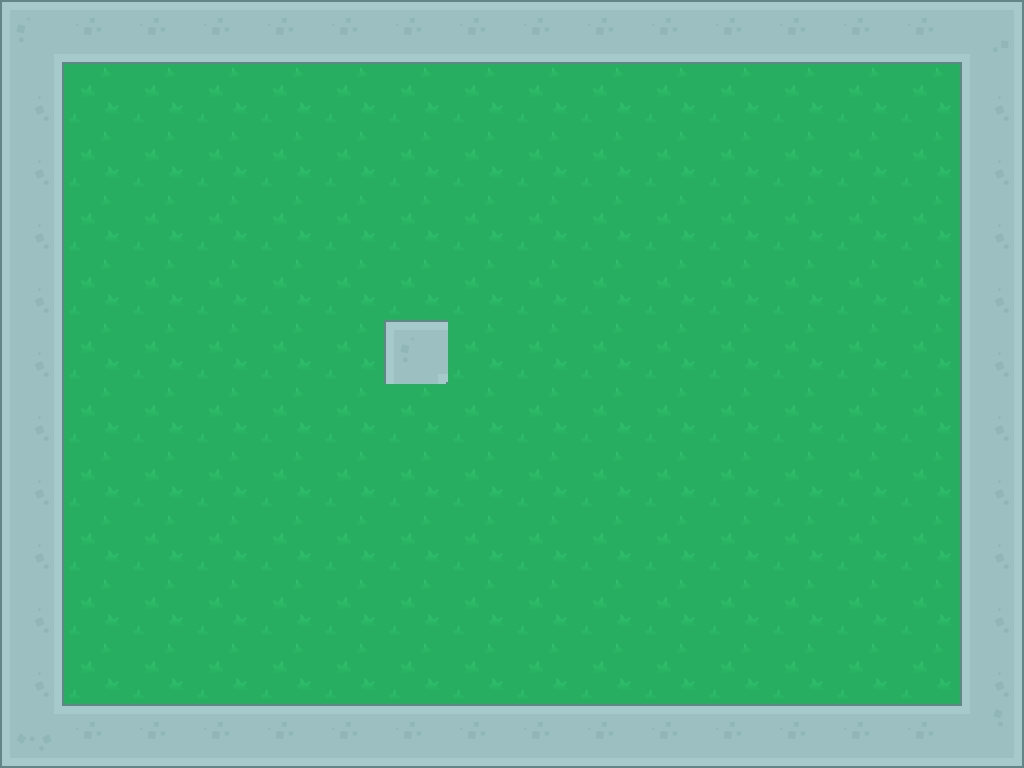

Tiled map render using the project's own tile images. Description and the whole map definition, tile-layer contents included, below:
An orthogonal 16x12 tile map with 64x64 px tiles, 1 tile layer (Tile Layer 1).

<map version="1.0" orientation="orthogonal" renderorder="right-down" width="16" height="12" tilewidth="64" tileheight="64" nextobjectid="1">
 <tileset firstgid="1" name="tilesheet" tilewidth="64" tileheight="64" tilecount="540" columns="27">
  <image source="textures/tilesheet.png" width="1728" height="1280" />
  <tile id="270">
   <properties>
    <property name="blocked" value="true" />
   </properties>
  </tile>
  <tile id="271">
   <properties>
    <property name="blocked" value="true" />
   </properties>
  </tile>
  <tile id="272">
   <properties>
    <property name="blocked" value="true" />
   </properties>
  </tile>
  <tile id="297">
   <properties>
    <property name="blocked" value="true" />
   </properties>
  </tile>
  <tile id="298">
   <properties>
    <property name="blocked" value="true" />
   </properties>
  </tile>
  <tile id="299">
   <properties>
    <property name="blocked" value="true" />
   </properties>
  </tile>
 </tileset>
 <layer name="Tile Layer 1" width="16" height="12">
  <data encoding="csv">
271,273,273,273,273,273,273,273,273,273,273,273,273,273,273,272,
300,1,1,1,1,1,1,1,1,1,1,1,1,1,1,300,
300,1,1,1,1,1,1,1,1,1,1,1,1,1,1,300,
300,1,1,1,1,1,1,1,1,1,1,1,1,1,1,300,
300,1,1,1,1,1,1,1,1,1,1,1,1,1,1,300,
300,1,1,1,1,1,271,1,1,1,1,1,1,1,1,300,
300,1,1,1,1,1,1,1,1,1,1,1,1,1,1,300,
300,1,1,1,1,1,1,1,1,1,1,1,1,1,1,300,
300,1,1,1,1,1,1,1,1,1,1,1,1,1,1,300,
300,1,1,1,1,1,1,1,1,1,1,1,1,1,1,300,
300,1,1,1,1,1,1,1,1,1,1,1,1,1,1,300,
298,273,273,273,273,273,273,273,273,273,273,273,273,273,273,299
</data>
 </layer>
</map>
